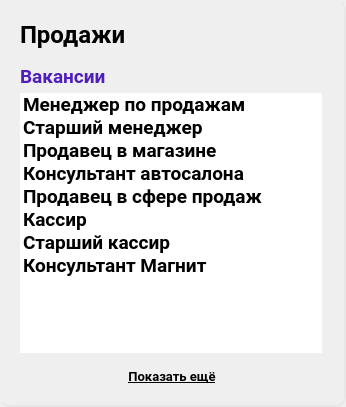
          <widget class="QFrame" name="cluster_4">
           <property name="minimumSize">
            <size>
             <width>346</width>
             <height>407</height>
            </size>
           </property>
           <property name="maximumSize">
            <size>
             <width>346</width>
             <height>407</height>
            </size>
           </property>
           <property name="styleSheet">
            <string notr="true">QFrame {
	border-right: 2px solid #E7E7E7;
	border-bottom: 2px solid #E7E7E7;
	border-radius: 10px;
}</string>
           </property>
           <layout class="QVBoxLayout" name="verticalLayout_7">
            <property name="spacing">
             <number>15</number>
            </property>
            <property name="leftMargin">
             <number>20</number>
            </property>
            <property name="topMargin">
             <number>20</number>
            </property>
            <property name="rightMargin">
             <number>20</number>
            </property>
            <property name="bottomMargin">
             <number>20</number>
            </property>
            <item>
             <layout class="QHBoxLayout" name="clusterButtons_4">
              <item>
               <widget class="QLabel" name="clusterName_4">
                <property name="minimumSize">
                 <size>
                  <width>248</width>
                  <height>0</height>
                 </size>
                </property>
                <property name="palette">
                 <palette>
                  <active>
                   <colorrole role="WindowText">
                    <brush brushstyle="SolidPattern">
                     <color alpha="255">
                      <red>1</red>
                      <green>1</green>
                      <blue>1</blue>
                     </color>
                    </brush>
                   </colorrole>
                   <colorrole role="Button">
                    <brush brushstyle="SolidPattern">
                     <color alpha="255">
                      <red>255</red>
                      <green>255</green>
                      <blue>255</blue>
                     </color>
                    </brush>
                   </colorrole>
                   <colorrole role="Base">
                    <brush brushstyle="SolidPattern">
                     <color alpha="255">
                      <red>255</red>
                      <green>255</green>
                      <blue>255</blue>
                     </color>
                    </brush>
                   </colorrole>
                   <colorrole role="Window">
                    <brush brushstyle="SolidPattern">
                     <color alpha="255">
                      <red>255</red>
                      <green>255</green>
                      <blue>255</blue>
                     </color>
                    </brush>
                   </colorrole>
                  </active>
                  <inactive>
                   <colorrole role="WindowText">
                    <brush brushstyle="SolidPattern">
                     <color alpha="255">
                      <red>1</red>
                      <green>1</green>
                      <blue>1</blue>
                     </color>
                    </brush>
                   </colorrole>
                   <colorrole role="Button">
                    <brush brushstyle="SolidPattern">
                     <color alpha="255">
                      <red>255</red>
                      <green>255</green>
                      <blue>255</blue>
                     </color>
                    </brush>
                   </colorrole>
                   <colorrole role="Base">
                    <brush brushstyle="SolidPattern">
                     <color alpha="255">
                      <red>255</red>
                      <green>255</green>
                      <blue>255</blue>
                     </color>
                    </brush>
                   </colorrole>
                   <colorrole role="Window">
                    <brush brushstyle="SolidPattern">
                     <color alpha="255">
                      <red>255</red>
                      <green>255</green>
                      <blue>255</blue>
                     </color>
                    </brush>
                   </colorrole>
                  </inactive>
                  <disabled>
                   <colorrole role="WindowText">
                    <brush brushstyle="SolidPattern">
                     <color alpha="255">
                      <red>120</red>
                      <green>120</green>
                      <blue>120</blue>
                     </color>
                    </brush>
                   </colorrole>
                   <colorrole role="Button">
                    <brush brushstyle="SolidPattern">
                     <color alpha="255">
                      <red>255</red>
                      <green>255</green>
                      <blue>255</blue>
                     </color>
                    </brush>
                   </colorrole>
                   <colorrole role="Base">
                    <brush brushstyle="SolidPattern">
                     <color alpha="255">
                      <red>255</red>
                      <green>255</green>
                      <blue>255</blue>
                     </color>
                    </brush>
                   </colorrole>
                   <colorrole role="Window">
                    <brush brushstyle="SolidPattern">
                     <color alpha="255">
                      <red>255</red>
                      <green>255</green>
                      <blue>255</blue>
                     </color>
                    </brush>
                   </colorrole>
                  </disabled>
                 </palette>
                </property>
                <property name="font">
                 <font>
                  <family>Roboto</family>
                  <pointsize>18</pointsize>
                  <weight>75</weight>
                  <italic>false</italic>
                  <bold>true</bold>
                  <kerning>true</kerning>
                 </font>
                </property>
                <property name="styleSheet">
                 <string notr="true">border: none;</string>
                </property>
                <property name="text">
                 <string>Продажи</string>
                </property>
               </widget>
              </item>
              <item>
               <layout class="QHBoxLayout" name="buttons_4">
                <property name="spacing">
                 <number>10</number>
                </property>
                <item>
                 <widget class="QPushButton" name="pushButtonRedact_4">
                  <property name="minimumSize">
                   <size>
                    <width>24</width>
                    <height>24</height>
                   </size>
                  </property>
                  <property name="maximumSize">
                   <size>
                    <width>24</width>
                    <height>24</height>
                   </size>
                  </property>
                  <property name="styleSheet">
                   <string notr="true">QAbstractButton {
	border: none;
	image: url(:/Icons/Icons And Logo/Edit_grey.png);
}

QAbstractButton:hover {
	image: url(:/Icons/Icons And Logo/Edit_purple.png);
}</string>
                  </property>
                  <property name="text">
                   <string/>
                  </property>
                  <property name="iconSize">
                   <size>
                    <width>24</width>
                    <height>24</height>
                   </size>
                  </property>
                  <property name="shortcut">
                   <string/>
                  </property>
                 </widget>
                </item>
                <item>
                 <widget class="QPushButton" name="pushButtonDelete_4">
                  <property name="minimumSize">
                   <size>
                    <width>24</width>
                    <height>24</height>
                   </size>
                  </property>
                  <property name="maximumSize">
                   <size>
                    <width>24</width>
                    <height>24</height>
                   </size>
                  </property>
                  <property name="styleSheet">
                   <string notr="true">QAbstractButton {
	border: none;
	image: url(:/Icons/Icons And Logo/Trash_grey.png);
}

QAbstractButton:hover {
	image: url(:/Icons/Icons And Logo/Trash_purple.png);
}</string>
                  </property>
                  <property name="text">
                   <string/>
                  </property>
                  <property name="iconSize">
                   <size>
                    <width>24</width>
                    <height>24</height>
                   </size>
                  </property>
                  <property name="shortcut">
                   <string/>
                  </property>
                 </widget>
                </item>
               </layout>
              </item>
             </layout>
            </item>
            <item>
             <layout class="QVBoxLayout" name="verticalLayout_8">
              <property name="spacing">
               <number>5</number>
              </property>
              <item>
               <widget class="QLabel" name="vacancy_4">
                <property name="palette">
                 <palette>
                  <active>
                   <colorrole role="WindowText">
                    <brush brushstyle="SolidPattern">
                     <color alpha="255">
                      <red>80</red>
                      <green>30</green>
                      <blue>188</blue>
                     </color>
                    </brush>
                   </colorrole>
                   <colorrole role="Button">
                    <brush brushstyle="SolidPattern">
                     <color alpha="255">
                      <red>255</red>
                      <green>255</green>
                      <blue>255</blue>
                     </color>
                    </brush>
                   </colorrole>
                   <colorrole role="Text">
                    <brush brushstyle="SolidPattern">
                     <color alpha="255">
                      <red>80</red>
                      <green>30</green>
                      <blue>188</blue>
                     </color>
                    </brush>
                   </colorrole>
                   <colorrole role="Base">
                    <brush brushstyle="SolidPattern">
                     <color alpha="255">
                      <red>255</red>
                      <green>255</green>
                      <blue>255</blue>
                     </color>
                    </brush>
                   </colorrole>
                   <colorrole role="Window">
                    <brush brushstyle="SolidPattern">
                     <color alpha="255">
                      <red>255</red>
                      <green>255</green>
                      <blue>255</blue>
                     </color>
                    </brush>
                   </colorrole>
                  </active>
                  <inactive>
                   <colorrole role="WindowText">
                    <brush brushstyle="SolidPattern">
                     <color alpha="255">
                      <red>80</red>
                      <green>30</green>
                      <blue>188</blue>
                     </color>
                    </brush>
                   </colorrole>
                   <colorrole role="Button">
                    <brush brushstyle="SolidPattern">
                     <color alpha="255">
                      <red>255</red>
                      <green>255</green>
                      <blue>255</blue>
                     </color>
                    </brush>
                   </colorrole>
                   <colorrole role="Text">
                    <brush brushstyle="SolidPattern">
                     <color alpha="255">
                      <red>80</red>
                      <green>30</green>
                      <blue>188</blue>
                     </color>
                    </brush>
                   </colorrole>
                   <colorrole role="Base">
                    <brush brushstyle="SolidPattern">
                     <color alpha="255">
                      <red>255</red>
                      <green>255</green>
                      <blue>255</blue>
                     </color>
                    </brush>
                   </colorrole>
                   <colorrole role="Window">
                    <brush brushstyle="SolidPattern">
                     <color alpha="255">
                      <red>255</red>
                      <green>255</green>
                      <blue>255</blue>
                     </color>
                    </brush>
                   </colorrole>
                  </inactive>
                  <disabled>
                   <colorrole role="WindowText">
                    <brush brushstyle="SolidPattern">
                     <color alpha="255">
                      <red>120</red>
                      <green>120</green>
                      <blue>120</blue>
                     </color>
                    </brush>
                   </colorrole>
                   <colorrole role="Button">
                    <brush brushstyle="SolidPattern">
                     <color alpha="255">
                      <red>255</red>
                      <green>255</green>
                      <blue>255</blue>
                     </color>
                    </brush>
                   </colorrole>
                   <colorrole role="Text">
                    <brush brushstyle="SolidPattern">
                     <color alpha="255">
                      <red>120</red>
                      <green>120</green>
                      <blue>120</blue>
                     </color>
                    </brush>
                   </colorrole>
                   <colorrole role="Base">
                    <brush brushstyle="SolidPattern">
                     <color alpha="255">
                      <red>255</red>
                      <green>255</green>
                      <blue>255</blue>
                     </color>
                    </brush>
                   </colorrole>
                   <colorrole role="Window">
                    <brush brushstyle="SolidPattern">
                     <color alpha="255">
                      <red>255</red>
                      <green>255</green>
                      <blue>255</blue>
                     </color>
                    </brush>
                   </colorrole>
                  </disabled>
                 </palette>
                </property>
                <property name="font">
                 <font>
                  <family>Roboto</family>
                  <pointsize>14</pointsize>
                  <weight>75</weight>
                  <bold>true</bold>
                 </font>
                </property>
                <property name="styleSheet">
                 <string notr="true">border: none;</string>
                </property>
                <property name="text">
                 <string>Вакансии</string>
                </property>
               </widget>
              </item>
              <item>
               <widget class="QListWidget" name="listWidget_4">
                <property name="minimumSize">
                 <size>
                  <width>302</width>
                  <height>260</height>
                 </size>
                </property>
                <property name="maximumSize">
                 <size>
                  <width>302</width>
                  <height>260</height>
                 </size>
                </property>
                <property name="palette">
                 <palette>
                  <active>
                   <colorrole role="Button">
                    <brush brushstyle="SolidPattern">
                     <color alpha="255">
                      <red>255</red>
                      <green>255</green>
                      <blue>255</blue>
                     </color>
                    </brush>
                   </colorrole>
                   <colorrole role="Base">
                    <brush brushstyle="SolidPattern">
                     <color alpha="255">
                      <red>255</red>
                      <green>255</green>
                      <blue>255</blue>
                     </color>
                    </brush>
                   </colorrole>
                   <colorrole role="Window">
                    <brush brushstyle="SolidPattern">
                     <color alpha="255">
                      <red>255</red>
                      <green>255</green>
                      <blue>255</blue>
                     </color>
                    </brush>
                   </colorrole>
                  </active>
                  <inactive>
                   <colorrole role="Button">
                    <brush brushstyle="SolidPattern">
                     <color alpha="255">
                      <red>255</red>
                      <green>255</green>
                      <blue>255</blue>
                     </color>
                    </brush>
                   </colorrole>
                   <colorrole role="Base">
                    <brush brushstyle="SolidPattern">
                     <color alpha="255">
                      <red>255</red>
                      <green>255</green>
                      <blue>255</blue>
                     </color>
                    </brush>
                   </colorrole>
                   <colorrole role="Window">
                    <brush brushstyle="SolidPattern">
                     <color alpha="255">
                      <red>255</red>
                      <green>255</green>
                      <blue>255</blue>
                     </color>
                    </brush>
                   </colorrole>
                  </inactive>
                  <disabled>
                   <colorrole role="Button">
                    <brush brushstyle="SolidPattern">
                     <color alpha="255">
                      <red>255</red>
                      <green>255</green>
                      <blue>255</blue>
                     </color>
                    </brush>
                   </colorrole>
                   <colorrole role="Base">
                    <brush brushstyle="SolidPattern">
                     <color alpha="255">
                      <red>255</red>
                      <green>255</green>
                      <blue>255</blue>
                     </color>
                    </brush>
                   </colorrole>
                   <colorrole role="Window">
                    <brush brushstyle="SolidPattern">
                     <color alpha="255">
                      <red>255</red>
                      <green>255</green>
                      <blue>255</blue>
                     </color>
                    </brush>
                   </colorrole>
                  </disabled>
                 </palette>
                </property>
                <property name="font">
                 <font>
                  <family>Roboto</family>
                  <pointsize>14</pointsize>
                  <weight>75</weight>
                  <bold>true</bold>
                 </font>
                </property>
                <property name="styleSheet">
                 <string notr="true">QWidget {
	border: none;
}

QScrollBar:vertical {
	border: none;
    background: #E7E7E7;
    width: 14px;
    margin: 15px 0 15px 0;
	border-radius: 0px;
 }

QScrollBar::handle:vertical {	
	background-color: #5B5B5B;
	min-height: 30px;
	border-radius: 7px;
}

QScrollBar::handle:vertical:hover{	
	background-color: #501EBC;
}

QScrollBar::sub-line:vertical {
	border: none;
	background-color: #5B5B5B;
	height: 15px;
	border-top-left-radius: 7px;
	border-top-right-radius: 7px;
	border-bottom-left-radius: 3px;
	border-bottom-right-radius: 3px;
	subcontrol-position: top;
	subcontrol-origin: margin;
}

QScrollBar::sub-line:vertical:hover {	
	background-color: #501EBC;
}

QScrollBar::add-line:vertical {
	border: none;
	background-color: #5B5B5B;
	height: 15px;
	border-top-left-radius: 3px;
	border-top-right-radius: 3px;
	border-bottom-left-radius: 7px;
	border-bottom-right-radius: 7px;
	subcontrol-position: bottom;
	subcontrol-origin: margin;
}

QScrollBar::add-line:vertical:hover {	
	background-color: #501EBC;
}

QScrollBar::up-arrow:vertical, QScrollBar::down-arrow:vertical {
	background: none;
}

QScrollBar::add-page:vertical, QScrollBar::sub-page:vertical {
	background: none;
}</string>
                </property>
                <property name="editTriggers">
                 <set>QAbstractItemView::NoEditTriggers</set>
                </property>
                <property name="showDropIndicator" stdset="0">
                 <bool>false</bool>
                </property>
                <property name="selectionMode">
                 <enum>QAbstractItemView::NoSelection</enum>
                </property>
                <property name="selectionBehavior">
                 <enum>QAbstractItemView::SelectItems</enum>
                </property>
                <property name="layoutMode">
                 <enum>QListView::SinglePass</enum>
                </property>
                <property name="spacing">
                 <number>4</number>
                </property>
                <item>
                 <property name="text">
                  <string>Менеджер по продажам</string>
                 </property>
                </item>
                <item>
                 <property name="text">
                  <string>Старший менеджер</string>
                 </property>
                </item>
                <item>
                 <property name="text">
                  <string>Продавец в магазине</string>
                 </property>
                </item>
                <item>
                 <property name="text">
                  <string>Консультант автосалона</string>
                 </property>
                </item>
                <item>
                 <property name="text">
                  <string>Продавец в сфере продаж</string>
                 </property>
                </item>
                <item>
                 <property name="text">
                  <string>Кассир</string>
                 </property>
                </item>
                <item>
                 <property name="text">
                  <string>Старший кассир</string>
                 </property>
                </item>
                <item>
                 <property name="text">
                  <string>Консультант Магнит</string>
                 </property>
                </item>
               </widget>
              </item>
             </layout>
            </item>
            <item alignment="Qt::AlignHCenter">
             <widget class="QPushButton" name="pushButtonMore_4">
              <property name="sizePolicy">
               <sizepolicy hsizetype="Fixed" vsizetype="Fixed">
                <horstretch>0</horstretch>
                <verstretch>0</verstretch>
               </sizepolicy>
              </property>
              <property name="minimumSize">
               <size>
                <width>0</width>
                <height>0</height>
               </size>
              </property>
              <property name="palette">
               <palette>
                <active>
                 <colorrole role="WindowText">
                  <brush brushstyle="SolidPattern">
                   <color alpha="255">
                    <red>1</red>
                    <green>1</green>
                    <blue>1</blue>
                   </color>
                  </brush>
                 </colorrole>
                 <colorrole role="Button">
                  <brush brushstyle="SolidPattern">
                   <color alpha="255">
                    <red>255</red>
                    <green>255</green>
                    <blue>255</blue>
                   </color>
                  </brush>
                 </colorrole>
                 <colorrole role="Text">
                  <brush brushstyle="SolidPattern">
                   <color alpha="255">
                    <red>1</red>
                    <green>1</green>
                    <blue>1</blue>
                   </color>
                  </brush>
                 </colorrole>
                 <colorrole role="ButtonText">
                  <brush brushstyle="SolidPattern">
                   <color alpha="255">
                    <red>1</red>
                    <green>1</green>
                    <blue>1</blue>
                   </color>
                  </brush>
                 </colorrole>
                 <colorrole role="Base">
                  <brush brushstyle="SolidPattern">
                   <color alpha="255">
                    <red>255</red>
                    <green>255</green>
                    <blue>255</blue>
                   </color>
                  </brush>
                 </colorrole>
                 <colorrole role="Window">
                  <brush brushstyle="SolidPattern">
                   <color alpha="255">
                    <red>255</red>
                    <green>255</green>
                    <blue>255</blue>
                   </color>
                  </brush>
                 </colorrole>
                </active>
                <inactive>
                 <colorrole role="WindowText">
                  <brush brushstyle="SolidPattern">
                   <color alpha="255">
                    <red>1</red>
                    <green>1</green>
                    <blue>1</blue>
                   </color>
                  </brush>
                 </colorrole>
                 <colorrole role="Button">
                  <brush brushstyle="SolidPattern">
                   <color alpha="255">
                    <red>255</red>
                    <green>255</green>
                    <blue>255</blue>
                   </color>
                  </brush>
                 </colorrole>
                 <colorrole role="Text">
                  <brush brushstyle="SolidPattern">
                   <color alpha="255">
                    <red>1</red>
                    <green>1</green>
                    <blue>1</blue>
                   </color>
                  </brush>
                 </colorrole>
                 <colorrole role="ButtonText">
                  <brush brushstyle="SolidPattern">
                   <color alpha="255">
                    <red>1</red>
                    <green>1</green>
                    <blue>1</blue>
                   </color>
                  </brush>
                 </colorrole>
                 <colorrole role="Base">
                  <brush brushstyle="SolidPattern">
                   <color alpha="255">
                    <red>255</red>
                    <green>255</green>
                    <blue>255</blue>
                   </color>
                  </brush>
                 </colorrole>
                 <colorrole role="Window">
                  <brush brushstyle="SolidPattern">
                   <color alpha="255">
                    <red>255</red>
                    <green>255</green>
                    <blue>255</blue>
                   </color>
                  </brush>
                 </colorrole>
                </inactive>
                <disabled>
                 <colorrole role="WindowText">
                  <brush brushstyle="SolidPattern">
                   <color alpha="255">
                    <red>1</red>
                    <green>1</green>
                    <blue>1</blue>
                   </color>
                  </brush>
                 </colorrole>
                 <colorrole role="Button">
                  <brush brushstyle="SolidPattern">
                   <color alpha="255">
                    <red>255</red>
                    <green>255</green>
                    <blue>255</blue>
                   </color>
                  </brush>
                 </colorrole>
                 <colorrole role="Text">
                  <brush brushstyle="SolidPattern">
                   <color alpha="255">
                    <red>1</red>
                    <green>1</green>
                    <blue>1</blue>
                   </color>
                  </brush>
                 </colorrole>
                 <colorrole role="ButtonText">
                  <brush brushstyle="SolidPattern">
                   <color alpha="255">
                    <red>1</red>
                    <green>1</green>
                    <blue>1</blue>
                   </color>
                  </brush>
                 </colorrole>
                 <colorrole role="Base">
                  <brush brushstyle="SolidPattern">
                   <color alpha="255">
                    <red>255</red>
                    <green>255</green>
                    <blue>255</blue>
                   </color>
                  </brush>
                 </colorrole>
                 <colorrole role="Window">
                  <brush brushstyle="SolidPattern">
                   <color alpha="255">
                    <red>255</red>
                    <green>255</green>
                    <blue>255</blue>
                   </color>
                  </brush>
                 </colorrole>
                </disabled>
               </palette>
              </property>
              <property name="font">
               <font>
                <family>Roboto</family>
                <pointsize>10</pointsize>
                <weight>75</weight>
                <bold>true</bold>
                <underline>true</underline>
               </font>
              </property>
              <property name="styleSheet">
               <string notr="true">QAbstractButton {
	border: none;
	color: #010101;
}

QAbstractButton:hover {
	color: #501EBC;
}</string>
              </property>
              <property name="text">
               <string>Показать ещё</string>
              </property>
             </widget>
            </item>
           </layout>
          </widget>
